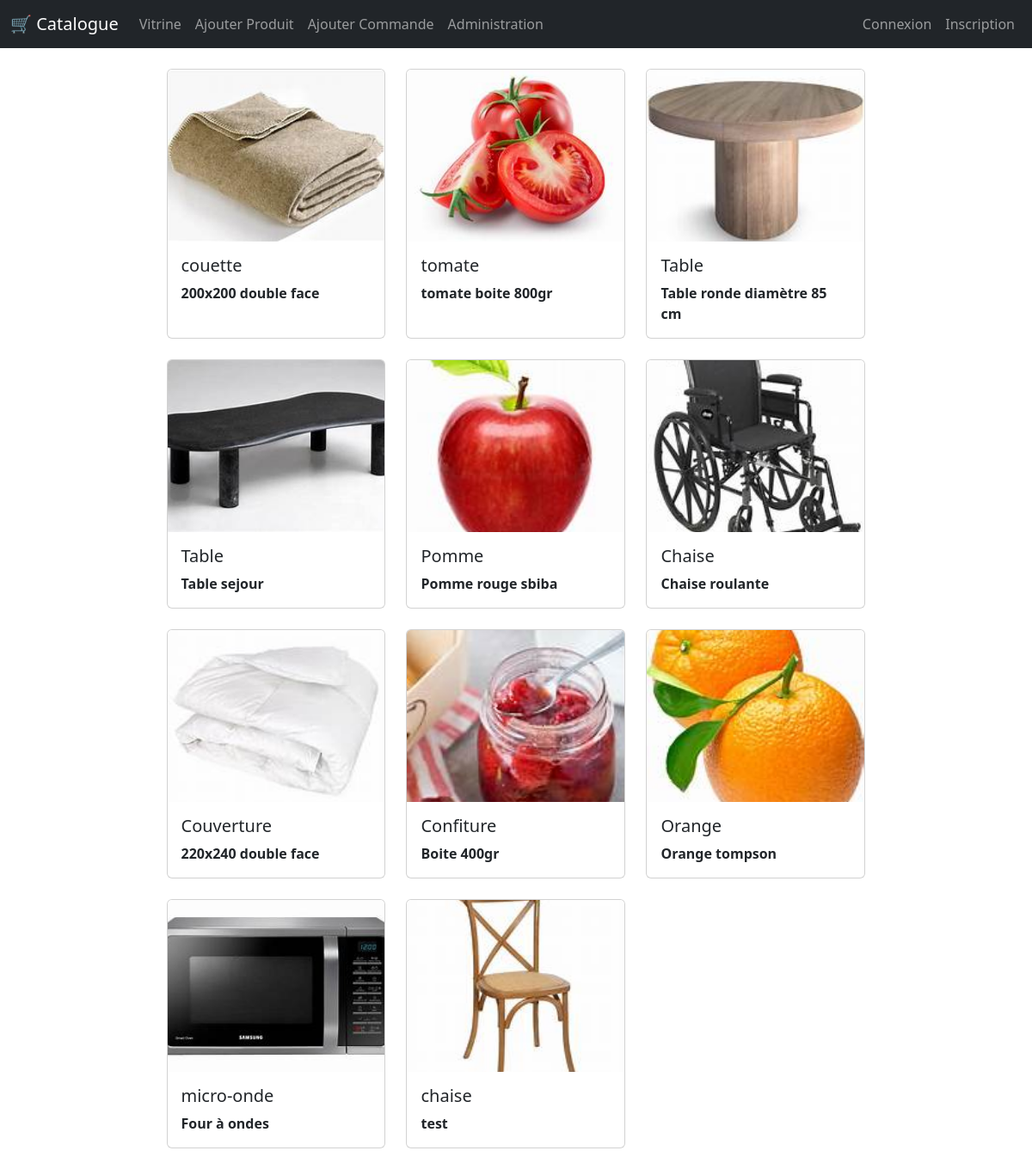
The app's page /magasin/ with its own data.
### magasin/models.py (models this page shows, shortened)
class Produit(models.Model):
    TYPE_CHOICES = [
        ('em', 'Emballé'),
        ('fr', 'Frais'),
        ('cs', 'Conserve'),
    ]
    libelle = models.CharField(max_length=100)
    description = models.TextField()
    prix = models.DecimalField(max_digits=10, decimal_places=3)
    typeProduit = models.CharField(max_length=2, choices=TYPE_CHOICES, default='em')
    image=models.ImageField (blank=True )
    Categorie=models.ForeignKey('Categorie',on_delete=models.CASCADE, null=True , blank=True)
    Fournisseur=models.ForeignKey('Fournisseur',on_delete=models.CASCADE, null=True  )

### magasin/views.py (the view)
# urls.py: path('', views.index),
def index(request):
    products = Produit.objects.all()
    context = {'products': products}
    return render(request, 'magasin/mesProduits.html', context)

### magasin/templates/magasin/mesProduits.html (shortened to what this page needs)
{% extends 'magasin/base.html' %}
{% load static %}
{% block content %}
<div class="container-fluid mt-3">
    <div class="row">
        <div id="products" class="col-lg-9 mx-auto">
            <div class="row">
                {% for product in products %}
                <div class="col-md-4 mb-4">
                    <div class="card h-100" id="{{ product.id }}">
                        <img src="{{ product.image.url }}" class="card-img-top" alt="{{ product.libelle }}" style="height: 200px; object-fit: cover;">
                        <div class="card-body">
                            <h5 class="card-title">{{ product.libelle }}</h5>
                            <p class="card-text"><strong>{{ product.description }}</strong></p>
                        </div>
                    </div>
                </div>
                {% endfor %}
            </div>
        </div>
    </div>
</div>
{% endblock %}

### records on screen
Produit: image (picture), libelle "couette", description "200x200 double face"
Produit: image (picture), libelle "tomate", description "tomate boite 800gr"
Produit: image (picture), libelle "Table", description "Table ronde diamètre 85 cm"
Produit: image (picture), libelle "Table", description "Table sejour"
Produit: image (picture), libelle "Pomme", description "Pomme rouge sbiba"
Produit: image (picture), libelle "Chaise", description "Chaise roulante"
Produit: image (picture), libelle "Couverture", description "220x240 double face"
Produit: image (picture), libelle "Confiture", description "Boite 400gr"
Produit: image (picture), libelle "Orange", description "Orange tompson"
Produit: image (picture), libelle "micro-onde", description "Four à ondes"
Produit: image (picture), libelle "chaise", description "test"
